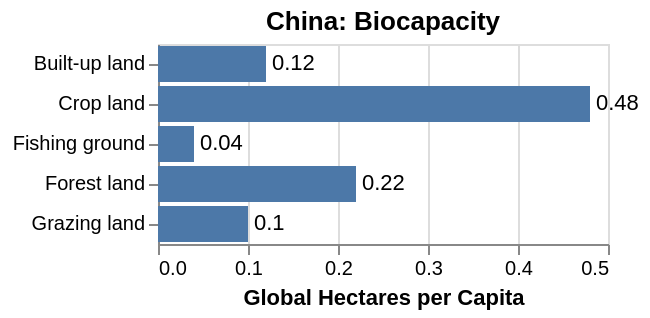

Source (Vega-Lite JSON):
### Vega specification from a JSON file in a GitHub repository (floating-point values rounded to 4 significant figures)
{"$schema": "https://vega.github.io/schema/vega/v5.json", "description": "Bar chart with text labels. Apply scale padding to make the frame cover the labels.", "background": "white", "padding": 5, "width": 225, "title": {"text": "China: Biocapacity", "frame": "group"}, "style": "cell", "data": [{"name": "source_0", "values": [{"Area Type": "Built-up land", "Global Hectares per Capita": 0.12}, {"Area Type": "Crop land", "Global Hectares per Capita": 0.48}, {"Area Type": "Grazing land", "Global Hectares per Capita": 0.1}, {"Area Type": "Fishing ground", "Global Hectares per Capita": 0.04}, {"Area Type": "Forest land", "Global Hectares per Capita": 0.22}]}, {"name": "data_0", "source": "source_0", "transform": [{"type": "filter", "expr": "isValid(datum[\"Global Hectares per Capita\"]) && isFinite(+datum[\"Global Hectares per Capita\"])"}]}], "signals": [{"name": "y_step", "value": 20}, {"name": "height", "update": "bandspace(domain('y').length, 0.1, 0.05) * y_step"}], "marks": [{"name": "layer_0_marks", "type": "rect", "style": ["bar"], "from": {"data": "data_0"}, "encode": {"update": {"fill": {"value": "#4c78a8"}, "ariaRoleDescription": {"value": "bar"}, "description": {"signal": "\"Area Type: \" + (isValid(datum[\"Area Type\"]) ? datum[\"Area Type\"] : \"\"+datum[\"Area Type\"]) + \"; Global Hectares per Capita: \" + (format(datum[\"Global Hectares per Capita\"], \"\"))"}, "x": {"scale": "x", "field": "Global Hectares per Capita"}, "x2": {"scale": "x", "value": 0}, "y": {"scale": "y", "field": "Area Type"}, "height": {"scale": "y", "band": 1}}}}, {"name": "layer_1_marks", "type": "text", "style": ["text"], "from": {"data": "data_0"}, "encode": {"update": {"align": {"value": "left"}, "baseline": {"value": "middle"}, "dx": {"value": 3}, "fill": {"value": "black"}, "description": {"signal": "\"Area Type: \" + (isValid(datum[\"Area Type\"]) ? datum[\"Area Type\"] : \"\"+datum[\"Area Type\"]) + \"; Global Hectares per Capita: \" + (format(datum[\"Global Hectares per Capita\"], \"\"))"}, "x": {"scale": "x", "field": "Global Hectares per Capita"}, "y": {"scale": "y", "field": "Area Type", "band": 0.5}, "text": {"signal": "format(datum[\"Global Hectares per Capita\"], \"\")"}}}}], "scales": [{"name": "x", "type": "linear", "domain": {"data": "data_0", "field": "Global Hectares per Capita"}, "range": [0, {"signal": "width"}], "nice": true, "zero": true}, {"name": "y", "type": "band", "domain": {"data": "data_0", "field": "Area Type", "sort": true}, "range": {"step": {"signal": "y_step"}}, "paddingInner": 0.1, "paddingOuter": 0.05}], "axes": [{"scale": "x", "orient": "bottom", "gridScale": "y", "grid": true, "tickCount": {"signal": "ceil(width/40)"}, "domain": false, "labels": false, "aria": false, "maxExtent": 0, "minExtent": 0, "ticks": false, "zindex": 0}, {"scale": "x", "orient": "bottom", "grid": false, "title": "Global Hectares per Capita", "labelFlush": true, "labelOverlap": true, "tickCount": {"signal": "ceil(width/40)"}, "zindex": 0}, {"scale": "y", "orient": "left", "grid": false, "zindex": 0}], "config": {}}
